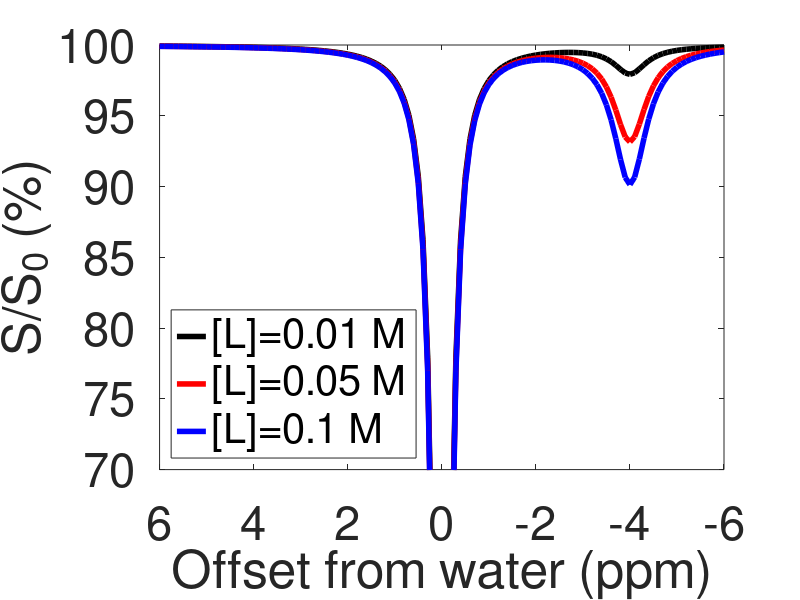

Source code (MATLAB):
% W---RelayOH---LB----L
% initial magnetization: M10,M20,M30,M40
clc;
clear all;
close all;

colorList = {[0 0 0],[1 0 0],[0 0 1]};

R11=1/2.8;   % R11: R1 for I; R12: R1 for S
R21=1/1.8;R22=2.5*5e5; R23=R22;  R24=1/0.6;% R21: R2 for I; R22: R2 for S
wa=0;  w2=1.2; w3=-4; w4=-4;

plist = [0.01,0.05,0.1];
% [0.01,0.05,0.1,0.2,0.3,0.4,0.5,0.6,0.7,0.8,0.9,1,1.1,1.2,1.3,1.4,1.5,1.6,1.7,1.8,1.9 2];%0.4; % total ligands: M

pp = 0;
kon = 1e5;
na=9;
ne=1*na;
% koff = 500;
pR = 0.001;  % receptor population:[R] M

for p = plist
    pp = pp+1;
        
for kd = [1e-1]   

L = p; % free ligands;
LB = (L/(L+kd))*pR;
% LB =(LT+pR+kd)/2-sqrt((LT+pR+kd)^2-4*LT*pR)/2; % bound ligands
LT = L+LB;   % total ligands

kbind = kon*(pR-LB); % kon*[R]
koff = kd*kon;   

M40 = na*L; M30 = na*LB; M20 = M30; M10=106; 
k21 = 1000;
k12 = k21*M20/M10;

% u23 = 4000000; u32 = u23*M20/M30;
% n23 = -4000000; n32 = n23*M20/M30;
% R12=-1*n23;R13=-1*n23;R14=1/2;

u23 = 2*5e5; u32 = u23*M20/M30;
n23 = -1*5e5; n32 = n23*M20/M30;
R12=-1*n23;R13=-1*n23;R14=1/1.8;

for wp=600/(2*pi)

for t=50; %mxing time
dwa=-6:0.1:6;
nn=length(dwa);
for j=1:nn
    dw1=(wa-dwa(j))*750*2*pi;
    dw2=(wa-dwa(j)+w2)*750*2*pi;  
    dw3=(wa-dwa(j)+w3)*750*2*pi;  
    dw4=(wa-dwa(j)+w4)*750*2*pi;

M0=[0.5 0 0 M10 0 0 M20 0 0 M30 0 0 M40];
% M0=[0.4 0 0 M40 0 0 M30 0 0 M20 0 0 M10]; 
% pulse period
%    wp=2*pi*2;
   wx=0;wy=wp*2*pi;
P =[0                       0       0       0       0       0       0       0        0         0        0        0         0;...
    0                       R21+k12 dw1     -wy     -k21    0       0       0        0         0        0        0         0;...
    0                       -dw1    R21+k12 wx      0       -k21    0       0        0         0        0        0         0;...
    -2*M10*R11              wy      -wx     R11+k12 0       0       -k21    0        0         0        0        0         0;...
    0                       -k12    0       0       R22+k21 dw2     -wy     u32      0         0        0        0         0;...
    0                       0       -k12    0       -dw2    R22+k21 wx      0        u32       0        0        0         0;...
    -2*M20*R12-2*n32*M30    0       0       -k12    wy      -wx     R12+k21 0        0         n32      0        0         0;...
    0                       0       0       0       u23     0       0       R23+koff dw3      -wy      -kbind     0         0;...
    0                       0       0       0       0       u23     0       -dw3     R23+koff  wx       0        -kbind     0;...
    -2*M30*R13-2*n23*M20    0       0       0       0       0       n23     wy       -wx       R13+koff 0        0         -kbind;...
    0                       0       0       0       0       0       0       -koff     0         0        R24+kbind  dw4       -wy;... 
    0                       0       0       0       0       0       0       0        -koff      0        -dw4     R24+kbind   wx;...
    -2*M40*R14              0       0       0       0       0       0       0        0         -koff      wy      -wx       R14+kbind;...
    ];

temp1=expm(-P*t)*M0';    
M1(j)=temp1(4)/M10;
end

figure(1);
plot(dwa,M1*100,'','markersize',5,'linestyle','-','linewidth',4,'Color',colorList{pp}); hold on;
hold on;

signal(pp) =1- M1(dwa == w3);
set(gca,'XDir','reverse')

end
end
end
end

%%
set(gca,'ylim', [70 100],'xlim',[-6 6],'xtick',[-10:2:10]);
% set(gca,'ylim', [0.6 1.01],'xlim',[-3 3]);
set(gca,'XDir','reverse')

lg = legend('[L]=0.01 M', '[L]=0.05 M', '[L]=0.1 M','location','southwest');

set(gca,'fontsize',34)
set(lg, 'fontsize',30);
xlabel('Offset from water (ppm)')
ylabel('S/S_0 (%)')
h=gcf;
set(gcf, 'Position',  [100, 100, 655, 505])
set(h,'PaperOrientation','landscape');



